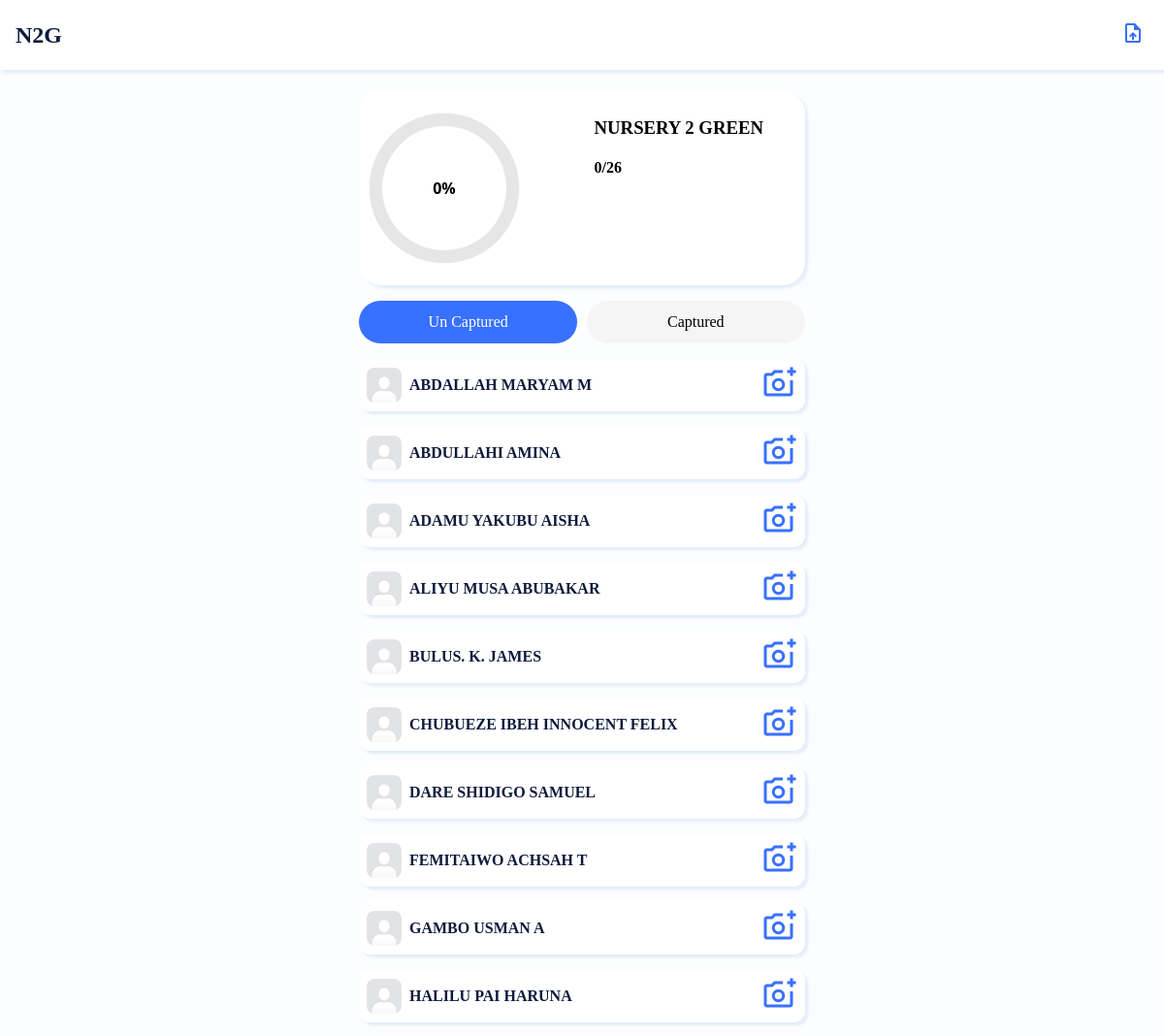
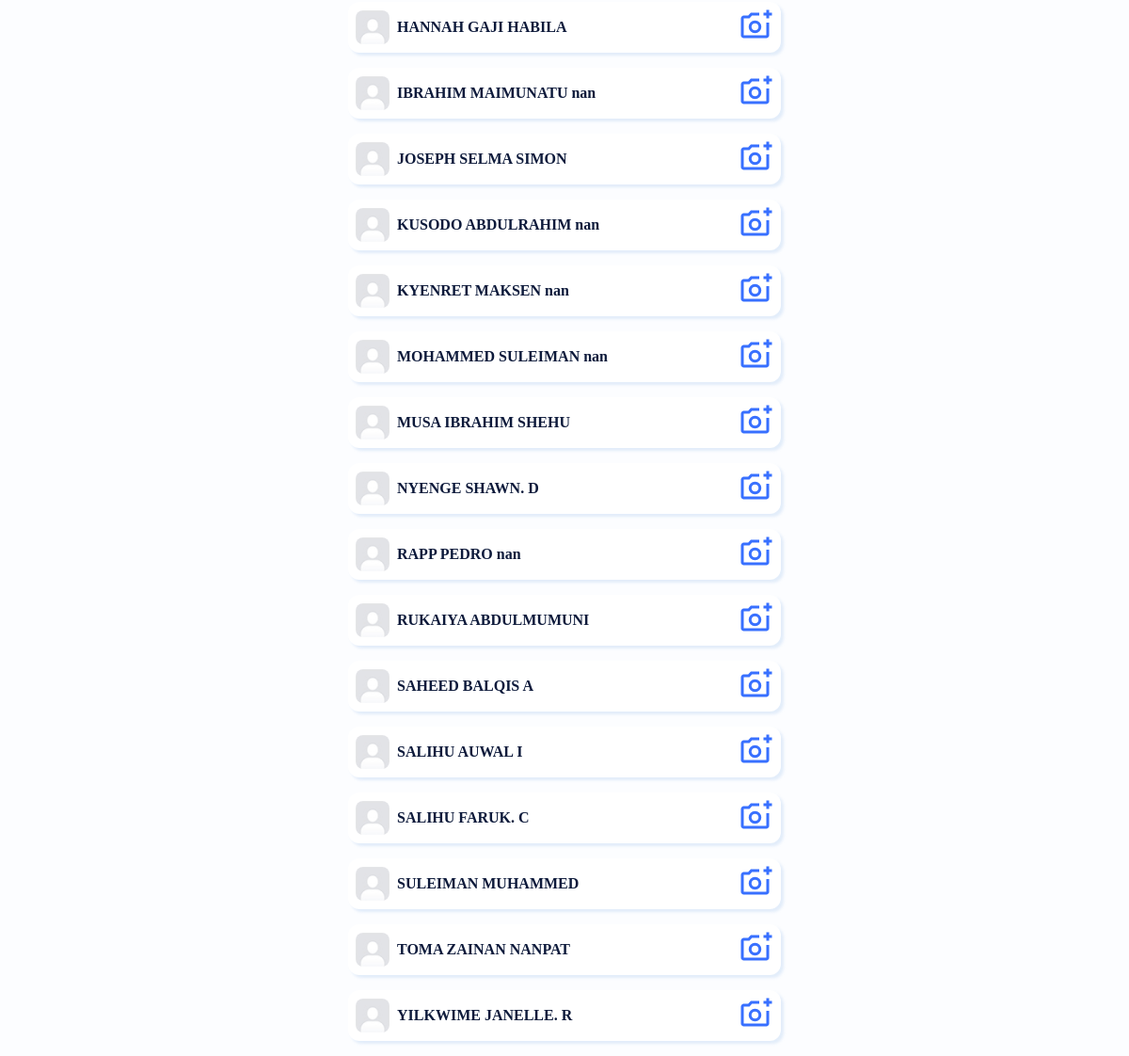
The page /student_list/6/ on the database its author committed (2 pictures, top to bottom).
### facesnapper/models.py (models this page shows, shortened)
class StudentClass(models.Model):
    tag = models.CharField(max_length=100)
    title = models.CharField(max_length=100, null=True, blank=True)

class Student(models.Model):
    photo = models.ImageField(upload_to='students/', null=True, blank=True)
    name = models.CharField(max_length=100)
    class_category = models.ForeignKey(StudentClass, on_delete=models.CASCADE)
    captured = models.BooleanField(default=False)
    adm_no = models.CharField(max_length=33, null=True, blank=True)

### facesnapper/views.py (the view)
# urls.py: path('student_list/<int:class_id>/', views.student_list  , name='student_list'),
def student_list(request, class_id):
    student_class = StudentClass.objects.get(pk=class_id)
    students = Student.objects.filter(class_category=class_id)
    captured_students = students.filter(captured=True)
    uncaptured_students = students.filter(captured=False)
    total_students = students.count()
    total_captured = captured_students.count()
    progress_percentage = (total_captured / total_students * 100) if total_students else 0
    context = {
        "student_class": student_class,
        "total_students_per_class": total_students,
        "total_students_per_class_with_passport": total_captured,
        "progress_percentage": progress_percentage,
        "captured_students": captured_students,
        "uncaptured_students": uncaptured_students,
    }
    return render(request, 'facesnapper/list.html', context)

### facesnapper/templates/facesnapper/list.html (shortened to what this page needs)
{% load static %}
<!DOCTYPE html>
<html lang="en">
<head>
    <link type="text/css" href="{% static 'styles/style.css' %}" rel="stylesheet" />
</head>
<body>
    <main>
        <div class="scalfold">
            <div class="topbar">
                <h2>{{student_class.tag}}</h2>
                <a href="{% url 'facesnapper:upload_students' student_class.id %}">
                    <div class="icn-btn">
                        <img src="{% static 'img/upload_file.svg' %}" />
                    </div>
                </a>
            </div>
            <div class="body">
                <div class="dashboard-tab">
                    <div class="tab-item" style="display: flex; align-items: center;">
                        <div class="circular-progress" role="progressbar" aria-valuemin="0" aria-valuemax="100" aria-valuenow="0" data-value="{{ progress_percentage }}" id="cprog-1">
                            <div class="cprog-center">
                                <span class="cprog-text">..%</span>
                            </div>
                        </div>
                    </div>
                    <div class="tab-item">
                        <h3>{{ student_class.title }}</h3>
                        <h4>{{ total_students_per_class_with_passport }}/{{ total_students_per_class }}</h4>
                    </div>
                </div>
                <div class="spacer" style="height: 16px;"></div>
                <div class="tab-container">
                    <div class="tab-btn active" data-target="uncaptured">
                        <p>Un Captured</p>
                    </div>
                    <div class="tab-btn" data-target="captured">
                        <p>Captured</p>
                    </div>
                </div>
                <div class="column tab-content" id="uncaptured" style="display:block;">
                    {% for student in uncaptured_students %}
                    <a href="{% url 'facesnapper:capture' student.id %}">
                        <div class="list-card">
                            <div class="detail">
                                <img src="{% if student.photo %}{{ student.photo.url }}{% else %}{% static 'img/user.jpg' %}{% endif %}" alt="">
                                <h4>{{ student.name }}</h3>
                            </div>
                            <div class="icn-btn">
                                <img src="{% static 'img/addphoto.svg' %}" alt="">
                            </div>
                        </div>
                    </a>
                    {% empty %}
                    <div class="list-card">
                        <b style="color: red;"><i>No uncaptured students</i></b>
                    </div>
                    {% endfor %}
                </div>
                </div>
        </div>
    </main>
</body>
</html>

### static/styles/style.css (style rules this page uses)
:root { --pry-color: #3870ffff; --sec-color: #e8f1ff; --dark: rgb(13, 26, 59); --radius: 24px; --box-shadow: 3px 3px 3px #dae8f8c4; }
.html, body { all: unset; background-color: rgba(56, 112, 255, 0.010); }
a { text-decoration: none; color: var(--dark); }
.topbar { width: 98%; height: 72px; background-color: white; box-shadow: var(--box-shadow); padding-left: 16px; padding-right: 120px; position: fixed; top: 0; left: 0; z-index: 9999; color: var(--dark); display: flex; justify-content: space-between; align-items: center; }
.body { margin-top: 94px; margin-inline: 16px; }
@media screen and (min-width:460px) { .body { width: 460px; margin: auto; margin-top: 94px; } }
.dashboard-tab { width: 100%; height: 200px; background-color: white; box-shadow: var(--box-shadow); border-radius: var(--radius); overflow: hidden; display: flex; justify-content: space-between; }
.tab-item { width: 49%; height: 100%; padding: 8px; box-sizing: border-box; background-color: white; }
.tab-container { width: 100%; display: flex; justify-content: space-between; }
.tab-btn { width: 49%; height: 44px; background-color: whitesmoke; border-radius: 40px; display: flex; align-items: center; justify-content: center; cursor: pointer; }
.active { background-color: var(--pry-color); color: white; }
.list-card { height: 54px; background-color: white; margin-block: 16px; border-radius: 12px; display: flex; flex-direction: row; align-items: center; justify-content: space-between; padding: 8px; box-sizing: border-box; cursor: pointer; box-shadow: var(--box-shadow); }
.detail { display: flex; align-items: center; }
.detail img { border-radius: 8px; margin-right: 8px; }
.list-card img { width: 36px; height: 36px; }
.detail h4 { margin: 0; }
.icn-btn { width: 36px; cursor: pointer; }
.icn-btn img { max-width: 100%; }
.circular-progress { width: 160px; height: 160px; position: relative; z-index: 0; font-family: system-ui, sans-serif; --size: 120px; --thickness: 12px; --bg: #e6e6e6; --accent: #3b82f6; display: inline-block; }
.cprog-center { position: absolute; inset: calc(var(--thickness) + 4px); border-radius: 50%; display: grid; place-items: center; background: white; box-sizing: border-box; text-align: center; }
.cprog-text { font-weight: 600; font-size: 1rem; line-height: 1; }

### rows shown on the page
StudentClass: tag "N2G", title "NURSERY 2 GREEN"
Student: name "ABDALLAH MARYAM M"
Student: name "ABDULLAHI AMINA"
Student: name "ADAMU YAKUBU AISHA"
Student: name "ALIYU MUSA ABUBAKAR"
Student: name "BULUS. K. JAMES"
Student: name "CHUBUEZE IBEH INNOCENT FELIX"
Student: name "DARE SHIDIGO SAMUEL"
Student: name "FEMITAIWO ACHSAH T"
Student: name "GAMBO USMAN A"
Student: name "HALILU PAI HARUNA"
Student: name "HANNAH GAJI HABILA"
Student: name "IBRAHIM MAIMUNATU nan"
Student: name "JOSEPH SELMA SIMON"
Student: name "KUSODO ABDULRAHIM nan"
Student: name "KYENRET MAKSEN nan"
Student: name "MOHAMMED SULEIMAN nan"
Student: name "MUSA IBRAHIM SHEHU"
Student: name "NYENGE SHAWN. D"
Student: name "RAPP PEDRO nan"
Student: name "RUKAIYA ABDULMUMUNI"
Student: name "SAHEED BALQIS A"
Student: name "SALIHU AUWAL I"
Student: name "SALIHU FARUK. C"
Student: name "SULEIMAN MUHAMMED"
Student: name "TOMA ZAINAN NANPAT"
Student: name "YILKWIME JANELLE. R"

### other values the page prints
{{ total_students_per_class_with_passport }} "0"
{{ total_students_per_class }} "26"
